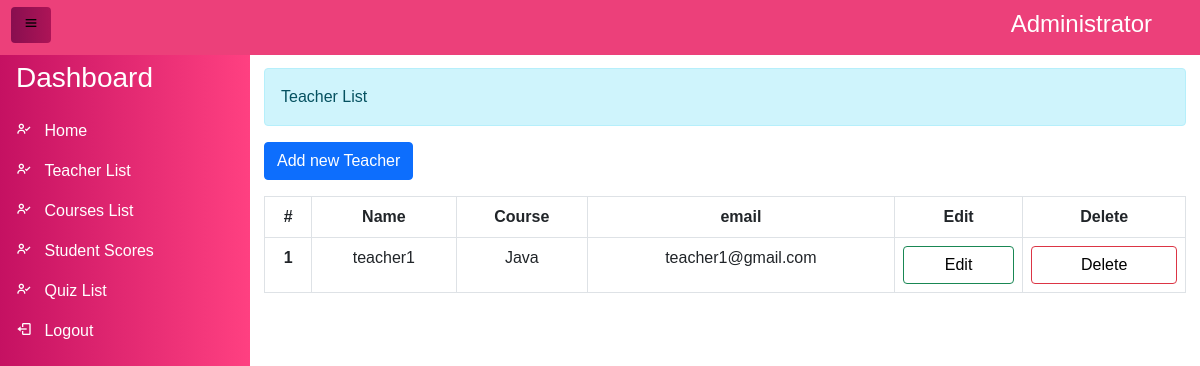
Page /admin/teacher.php (signed in) on the committed database.
### tables this page shows
CREATE TABLE `teacher` (
  `t_id` int(11) NOT NULL,
  `t_name` varchar(255) NOT NULL,
  `t_username` varchar(255) NOT NULL,
  `t_email` varchar(255) NOT NULL,
  `t_course` varchar(255) NOT NULL,
  `t_password` varchar(255) NOT NULL
);

### admin/teacher.php (the view, shortened to what this page needs)
<?php
require("../database/config.php");
?>
<!DOCTYPE html>
<ht lang="en">
<head>
    <link rel="stylesheet" href="../css/style.css">
  <link href="https://cdn.jsdelivr.net/npm/bootstrap@5.0.0-beta2/dist/css/bootstrap.min.css" rel="stylesheet" />
  <link href="https://cdn.jsdelivr.net/npm/boxicons@2.0.5/css/boxicons.min.css" rel="stylesheet" />
</head>
<body>
  <div class="side-navbar active-nav d-flex justify-content-between flex-wrap flex-column" id="sidebar">
    <ul class="nav flex-column text-white w-100">
      <a href="#" class="nav-link h3 text-white my-2">
     Dashboard
      </a>
      <li class="nav-link">
        <a href="dashboard.php">
        <i class="bx bx-user-check"></i>
        <span class="mx-2">Home</span>
        </a>
      </li>
      <li class="nav-link">
        <a href="teacher.php">
        <i class="bx bx-user-check"></i>
        <span class="mx-2">Teacher List</span>
        </a>
      </li>
      <li class="nav-link">
        <a href="courses.php">
          <i class="bx bx-user-check"></i>
          <span class="mx-2">Courses List</span>
          </a>
      </li>
      <li class="nav-link">
        <a href="all-students-result.php">
          <i class="bx bx-user-check"></i>
          <span class="mx-2">Student Scores</span>
          </a>
      </li>
      <li class="nav-link">
        <a href="quiz-list.php">
          <i class="bx bx-user-check"></i>
          <span class="mx-2">Quiz List</span>
          </a>
      </li>
      <li class="nav-link">
      <a href="logout.php">
          <i class="bx bx-log-out"></i>
          <span class="mx-2">Logout</span>
          </a>
      </li>
    </ul>
  </div>
  <div class="p-1 my-container active-cont">
    <nav class="navbar fixed-top top-navbar navbar-light bg-light px-5">
      <a class="btn border-0" id="menu-btn">
        <i class="bx bx-menu"></i></a>
        <h4 class="text-white text-center mt-2 pt-1">Administrator</h4>
    </nav>
    <div class="main">
      <div class="alert alert-info info-text" role="alert">
        Teacher List
      </div>
      <button class="btn btn-primary" data-bs-toggle="modal" data-bs-target="#register">Add new Teacher</button>
<div class="table-responsive py-3 ">
  <table class="table table-bordered mr-5">
    <thead class="">
      <tr class="text-center">
        <th scope="col">#</th>
        <th scope="col">Name</th>
        <th scope="col">Course</th>
        <th scope="col">email</th>
        <th scope="col">Edit</th>
        <th scope="col">Delete</th>
      </tr>
    </thead>
    <tbody>
    <?php
$selectquery = "select * from teacher";
$query =mysqli_query($conn, $selectquery);
while ($result = mysqli_fetch_assoc($query))
{
  ?>
      <tr class="text-center">
        <th scope="row"><?php echo $result['t_id']; ?></th>
        <td><?php echo $result['t_name']; ?></td>
        <td><?php echo $result['t_course']; ?></td>
        <td><?php echo $result['t_email']; ?></td>
        <td><a href="#" onclick="setID(
          <?php echo $result['t_id'];?>,
          '<?php echo $result['t_name'];?>',
          '<?php echo $result['t_course'];?>',
          '<?php echo $result['t_email'];?>'
          )"
           class="btn btn-outline-success d-grid" data-bs-toggle="modal" data-bs-target="#update">Edit</a></td>
           <td><a href="teacher-delete.php?id=<?php echo $result['t_id']; ?>" class="btn btn-outline-danger d-grid ">Delete</a></td>
      </tr>
    <?php
}
?>
    </tbody>
  </table>
  </div>
    </div>
  </div>
</body>
</html>

### css/style.css (style rules this page uses)
* { margin: 0 ; padding: 0; box-sizing: border-box; font-family: sans-serif; list-style: none !important; text-decoration: none !important; }
a { color: #fff !important; }
a.btn { color: #010101 !important; }
body { min-height: 100vh; background-color: #fff; }
.side-navbar { width: 250px; height: 100%; position: fixed; margin-left: -300px; background: linear-gradient(to right,#C51162, #FF4081); transition: 0.5s; margin-top: 45px; }
.top-navbar { margin-top: -10px !important; margin-left: -5px; background: linear-gradient(135deg,#EC407A, #EC407A); }
.my-container { transition: 0.4s; }
.active-nav { margin-left: 0; }
.active-cont { margin-left: 250px; }
#menu-btn { background: linear-gradient(to right,#880E4F,#AD1457); color: #fff; margin-left: -32px; margin-top: 5px; }
.main { margin-top: 4rem; margin-left: 10px; padding-right: 10px; }

### rows in the picture
teacher: t_id "1", t_name "teacher1", t_course "Java", t_email "teacher1@gmail.com"
